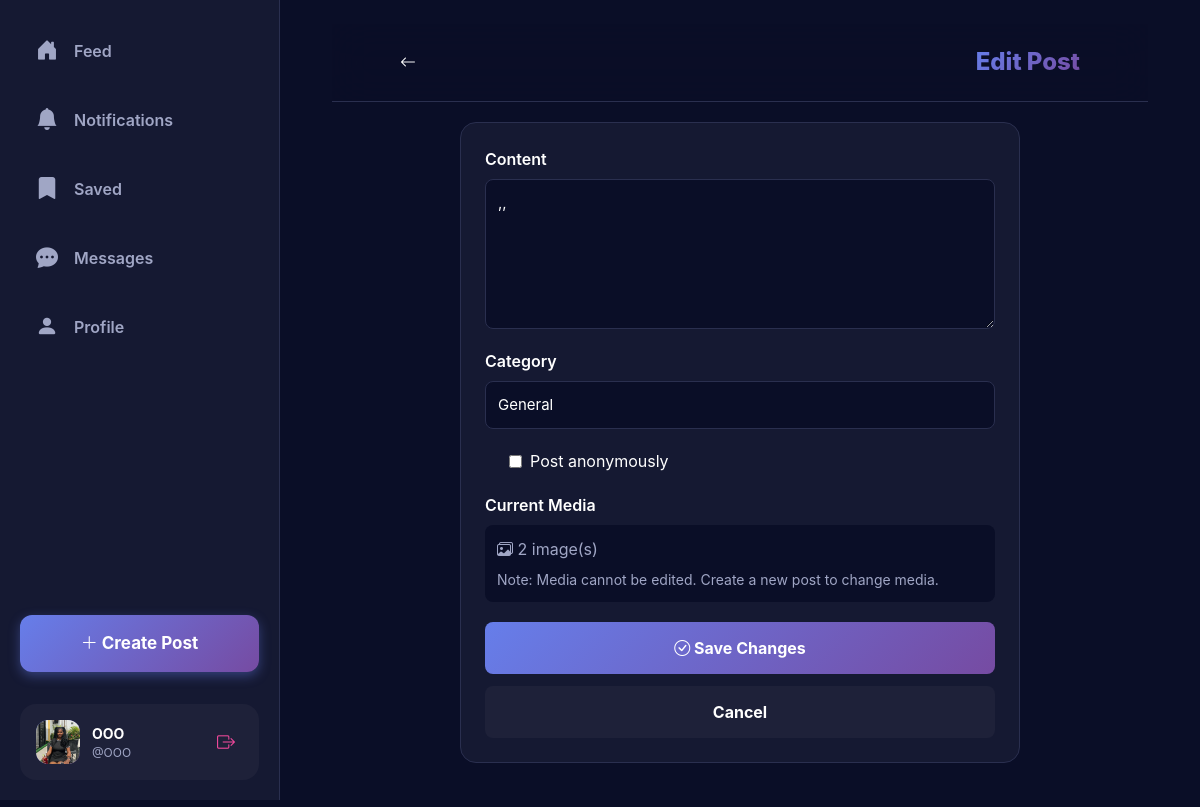
The app's page /post/24/edit/ (signed in) with its own data.
### feed/models.py (models this page shows, shortened)
class UserProfile(models.Model):
    DEPARTMENT_CHOICES = [
        ('CS', 'Computer Science'),
        ('ENG', 'Engineering'),
        ('MED', 'Medicine'),
        ('LAW', 'Law'),
        ('BUS', 'Business Administration'),
        ('ART', 'Arts'),
        ('SCI', 'Sciences'),
        ('EDU', 'Education'),
        ('OTHER', 'Other'),
    ]
    LEVEL_CHOICES = [
        ('100', '100 Level'),
        ('200', '200 Level'),
        ('300', '300 Level'),
        ('400', '400 Level'),
        ('500', '500 Level'),
        ('GRAD', 'Graduate'),
    ]
    user = models.OneToOneField(User, on_delete=models.CASCADE, related_name='profile')
    profile_picture = models.ImageField(upload_to='profile_pics/', blank=True, null=True)
    department = models.CharField(max_length=50, choices=DEPARTMENT_CHOICES, blank=True)
    level = models.CharField(max_length=10, choices=LEVEL_CHOICES, blank=True)
    bio = models.TextField(max_length=200, blank=True)
    created_at = models.DateTimeField(auto_now_add=True)
    class Meta:
        verbose_name = 'User Profile'
        verbose_name_plural = 'User Profiles'

class Post(models.Model):
    CATEGORY_CHOICES = [
        ('GENERAL', 'General'),
        ('FUNNY', 'Funny/Memes'),
        ('EVENT', 'Events'),
        ('CONFESSION', 'Confession'),
        ('LOST_FOUND', 'Lost & Found'),
        ('ACADEMIC', 'Academic'),
        ('SPORTS', 'Sports'),
        ('NEWS', 'Campus News'),
        ('QUESTION', 'Question'),
    ]
    author = models.ForeignKey(User, on_delete=models.CASCADE, related_name='posts', null=True, blank=True)
    is_anonymous = models.BooleanField(default=False)
    content = models.TextField()
    image = models.ImageField(upload_to='posts/', blank=True, null=True)  # Keep for backward compatibility
    video = models.FileField(upload_to='videos/', blank=True, null=True)
    category = models.CharField(max_length=20, choices=CATEGORY_CHOICES, default='GENERAL')
    created_at = models.DateTimeField(auto_now_add=True)
    updated_at = models.DateTimeField(auto_now=True)
    likes_count = models.IntegerField(default=0)
    comments_count = models.IntegerField(default=0)
    shares_count = models.IntegerField(default=0)
    class Meta:
        ordering = ['-created_at']  # Latest posts first
        verbose_name = 'Post'
        verbose_name_plural = 'Posts'

### feed/views.py (the view, shortened to what this page needs)
# urls.py: path('post/<int:post_id>/edit/', views.edit_post_view, name='edit_post'),
@login_required
def edit_post_view(request, post_id):
    post = get_object_or_404(Post, id=post_id, author=request.user)
    context = {
        'post': post,
        'categories': Post.CATEGORY_CHOICES,
    }
    return render(request, 'feed/edit_post.html', context)

### templates/feed/edit_post.html (shortened to what this page needs)
{% extends 'modern_base.html' %}
{% block content %}
<div class="content-header">
    <a href="{% url 'post_detail' post.id %}" style="color: var(--text-primary); text-decoration: none; margin-right: 16px;">
        <i class="bi bi-arrow-left"></i>
    </a>
    <h1>Edit Post</h1>
</div>
<div class="edit-container">
    <div class="edit-form">
        <form method="post">
            <div class="form-group">
                <label class="form-label">Content</label>
                <textarea name="content" class="form-control" placeholder="What's on your mind?">{{ post.content }}</textarea>
            </div>
            <div class="form-group">
                <label class="form-label">Category</label>
                <select name="category" class="form-control">
                    {% for value, label in categories %}
                        {% if value %}
                            <option value="{{ value }}" {% if post.category == value %}selected{% endif %}>
                                {{ label }}
                            </option>
                        {% endif %}
                    {% endfor %}
                </select>
            </div>
            <div class="form-group">
                <div class="form-check">
                    <input type="checkbox" name="is_anonymous" id="anonymousCheck" {% if post.is_anonymous %}checked{% endif %}>
                    <label for="anonymousCheck" style="cursor: pointer;">Post anonymously</label>
                </div>
            </div>
            {% if post.image or post.images.all or post.video %}
                <div class="form-group">
                    <label class="form-label">Current Media</label>
                    <div style="background: var(--bg-primary); border-radius: 8px; padding: 12px;">
                        {% if post.images.all %}
                            <p style="color: var(--text-secondary); margin: 0;">
                                <i class="bi bi-images"></i> {{ post.images.count }} image(s)
                            </p>
                        {% elif post.image %}
                            <p style="color: var(--text-secondary); margin: 0;">
                                <i class="bi bi-image"></i> 1 image
                            </p>
                        {% endif %}
                        <small style="color: var(--text-secondary); display: block; margin-top: 8px;">
                            Note: Media cannot be edited. Create a new post to change media.
                        </small>
                    </div>
                </div>
            {% endif %}
            <button type="submit" class="btn-save">
                <i class="bi bi-check-circle"></i> Save Changes
            </button>
            <button type="button" class="btn-cancel" onclick="window.location.href='{% url 'post_detail' post.id %}'">
                Cancel
            </button>
        </form>
    </div>
</div>
{% endblock %}

### templates/modern_base.html (shortened to what this page needs)
{% load static %}
<!DOCTYPE html>
<html lang="en">
  <head>
    <link
      href="https://cdn.jsdelivr.net/npm/bootstrap@5.3.0/dist/css/bootstrap.min.css"
      rel="stylesheet"
    />
    <link
      rel="stylesheet"
      href="https://cdn.jsdelivr.net/npm/bootstrap-icons@1.11.0/font/bootstrap-icons.css"
    />
  </head>
  <body>
    <div class="sidebar" id="sidebar">
      <nav class="sidebar-nav">
        <ul class="list-unstyled nav-list">
          <li class="nav-item">
            <a
              class="nav-link {% if request.path == '/feed/' %}active{% endif %}"
              href="{% url 'feed' %}"
            >
              <i class="bi bi-house-door-fill"></i>
              <span>Feed</span>
            </a>
          </li>
          <li class="nav-item">
            <a
              href="{% url 'notifications' %}"
              class="nav-link {% if request.path == '/notifications/' %}active{% endif %}"
            >
              <i class="bi bi-bell-fill"></i>
              <span>Notifications</span>
            </a>
          </li>
          <li class="nav-item">
            <a
              href="{% url 'bookmarks' %}"
              class="nav-link {% if request.path == '/bookmarks/' %}active{% endif %}"
            >
              <i class="bi bi-bookmark-fill"></i>
              <span>Saved</span>
            </a>
          </li>
          <li class="nav-item">
            <a
              href="{% url 'messages_inbox' %}"
              class="nav-link {% if 'messages' in request.path %}active{% endif %}"
            >
              <i class="bi bi-chat-dots-fill"></i>
              <span>Messages</span>
            </a>
          </li>
          <li class="nav-item">
            <a
              href="{% url 'public_profile' user.username %}"
              class="nav-link {% if '/user/' in request.path %}active{% endif %}"
            >
              <i class="bi bi-person-fill"></i>
              <span>Profile</span>
            </a>
          </li>
        </ul>
        <button
          class="post-btn"
          onclick="window.location.href='{% url 'create_post_page' %}'"
        >
          <i class="bi bi-plus-lg"></i> Create Post
        </button>
        <div class="user-profile-sidebar">
          <div class="user-avatar">
            {% if user.profile.profile_picture %}
            <img
              src="{{ user.profile.profile_picture.url }}"
              alt="{{ user.username }}"
            />
            {% else %}
            <i class="bi bi-person-fill"></i>
            {% endif %}
          </div>
          <div class="user-info">
            <div class="user-name">{{ user.username }}</div>
            <div class="user-handle">@{{ user.username }}</div>
          </div>
          <a href="{% url 'logout' %}" class="logout-btn" title="Logout">
            <i class="bi bi-box-arrow-right"></i>
          </a>
        </div>
      </nav>
    </div>
    <main class="main-content" id="mainContent">
      {% block content %}{% endblock %}
    </main>
  </body>
</html>

### templates/modern_base.html (style rules this page uses)
:root { --primary-gradient: linear-gradient(135deg, #667eea 0%, #764ba2 100%); --secondary-gradient: linear-gradient(135deg, #f093fb 0%, #f5576c 100%); --success-gradient: linear-gradient(135deg, #4facfe 0%, #00f2fe 100%); --bg-primary: #0a0e27; --bg-secondary: #151932; --bg-tertiary: #1e2139; --bg-hover: #252945; --border-color: #2a2f4f; --text-primary: #ffffff; --text-secondary: #a0a6c5; --accent-purple: #8b5cf6; --accent-pink: #ec4899; --accent-blue: #3b82f6; }
* { margin: 0; padding: 0; box-sizing: border-box; }
body { background: var(--bg-primary); color: var(--text-primary); font-family: "Inter", -apple-system, BlinkMacSystemFont, "Segoe UI", Roboto, sans-serif; overflow-x: hidden; }
html { overflow-x: hidden; }
.sidebar { position: fixed; left: 0; top: 0; height: 100vh; width: 280px; background: var(--bg-secondary); border-right: 1px solid var(--border-color); padding: 20px; display: flex; flex-direction: column; z-index: 1000; transition: transform 0.3s cubic-bezier(0.4, 0, 0.2, 1); overflow-y: auto; overflow-x: hidden; }
.sidebar-nav { flex: 1; display: flex; flex-direction: column; min-height: 0; }
.nav-list { flex: 1; overflow-y: auto; overflow-x: hidden; padding-right: 8px; }
.nav-item { margin-bottom: 8px; }
.nav-link { display: flex; align-items: center; padding: 14px 16px; border-radius: 12px; color: var(--text-secondary); text-decoration: none; font-size: 16px; font-weight: 600; transition: all 0.2s; position: relative; overflow: hidden; }
.nav-link::before { content: ""; position: absolute; top: 0; left: 0; right: 0; bottom: 0; background: var(--primary-gradient); opacity: 0; transition: opacity 0.2s; }
.nav-link i { font-size: 22px; margin-right: 16px; width: 22px; position: relative; z-index: 1; }
.nav-link span { position: relative; z-index: 1; }
.post-btn { background: var(--primary-gradient); color: white; border: none; border-radius: 12px; padding: 16px; font-size: 17px; font-weight: 700; width: 100%; margin: 16px 0; cursor: pointer; transition: all 0.3s; box-shadow: 0 4px 12px rgba(102, 126, 234, 0.4); flex-shrink: 0; }
.user-profile-sidebar { padding: 16px; border-radius: 16px; display: flex; align-items: center; cursor: pointer; transition: all 0.2s; background: var(--bg-tertiary); margin-top: 16px; flex-shrink: 0; }
.user-avatar { width: 44px; height: 44px; border-radius: 12px; background: var(--primary-gradient); display: flex; align-items: center; justify-content: center; margin-right: 12px; overflow: hidden; flex-shrink: 0; }
.user-avatar img { width: 100%; height: 100%; object-fit: cover; }
.user-info { flex: 1; min-width: 0; }
.user-name { font-weight: 700; font-size: 14px; white-space: nowrap; overflow: hidden; text-overflow: ellipsis; }
.user-handle { font-size: 12px; color: var(--text-secondary); whitespace: nowrap; overflow: hidden; text-overflow: ellipsis; }
.logout-btn { background: none; border: none; color: var(--accent-pink); font-size: 18px; cursor: pointer; padding: 8px; border-radius: 8px; transition: all 0.2s; }
.main-content { margin-left: 280px; margin-right: 360px; min-height: 100vh; transition: margin-left 0.3s cubic-bezier(0.4, 0, 0.2, 1); padding: 2% 10%; }
.content-header { position: sticky; top: 0; background: rgba(10, 14, 39, 0.8); backdrop-filter: blur(20px); border-bottom: 1px solid var(--border-color); padding: 24px 0; z-index: 100; display: flex; align-items: center; justify-content: space-between; margin: 0 -10%; padding-left: 10%; padding-right: 10%; }
.content-header h1 { font-size: 24px; font-weight: 800; margin: 0; background: var(--primary-gradient); -webkit-background-clip: text; -webkit-text-fill-color: transparent; }
@media (max-width: 1400px) { .main-content { margin-right: 0; } }

### records on screen
Post: content ",,", category "General", images.count "2"

### other values on screen
{{ user.username }} "OOO"
